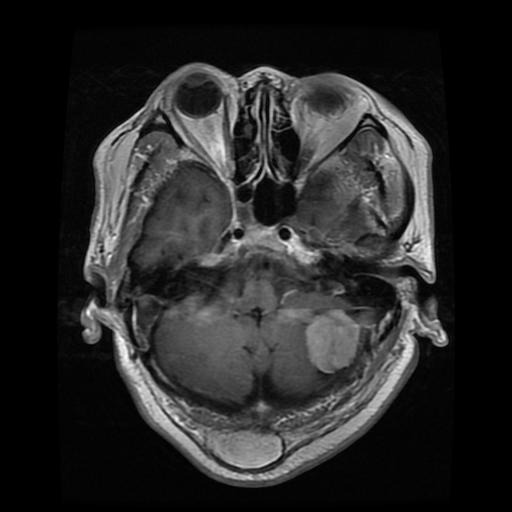
#> input picture backend/tests/test/images/original/mri_original.png, 512 x 512 px; its folder holds only this picture in this run
$ python -i _shared.py   (imports and definitions only)
#> lines starting #> are read from the running program, lines starting #| are printed output that depends on the picture; after the words box and inside, x2 and y2 are one past the last pixel; in counts of white or black regions, pixels touching at a corner belong together
#> further down, picture is the input picture: shape (512, 512); min 0, max 255, mean 40.2
from __future__ import annotations

import math
import numpy as np
import cv2
from PIL import Image
from app.core.nriqa.brisque import brisque
from app.core.nriqa.niqe import niqe
from app.core.nriqa.piqe import piqe


def _pil_to_cv2_gray(img: Image.Image) -> np.ndarray:
    return np.array(img.convert("L"), dtype=np.uint8)


def _pil_to_cv2_rgb(img: Image.Image) -> np.ndarray:
    return np.array(img.convert("RGB"), dtype=np.uint8)


# [59 lines left out: functions compute_metrics, _ssim, compute_nriqa, not called in this run]


def _text_to_bits(text: str) -> np.ndarray:
    data = text.encode("utf-8")
    return np.unpackbits(np.frombuffer(data, dtype=np.uint8))


def _bits_to_text(bits: np.ndarray, n_bytes: int) -> str:
    packed = np.packbits(bits[:n_bytes * 8])
    return packed.tobytes().decode("utf-8", errors="replace")


def _detect_edges_prewitt(img_gray: np.ndarray, threshold: float = 0.025) -> np.ndarray:
#> called with threshold = 0.025
    img_float = img_gray.astype(np.float32)

    kernel_x = np.array([[-1, 0, 1], [-1, 0, 1], [-1, 0, 1]], dtype=np.float32)
    kernel_y = np.array([[-1, -1, -1], [0, 0, 0], [1, 1, 1]], dtype=np.float32)

    grad_x = cv2.filter2D(img_float, -1, kernel_x)
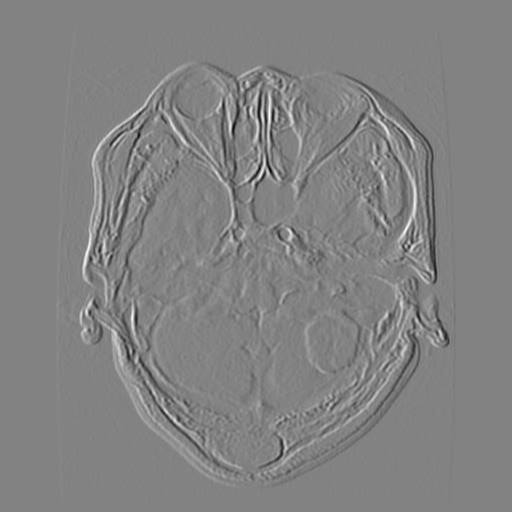
#> grad_x: shape (512, 512) float32; min -445, max 424, mean 0; drawn with min black and max white
    grad_y = cv2.filter2D(img_float, -1, kernel_y)
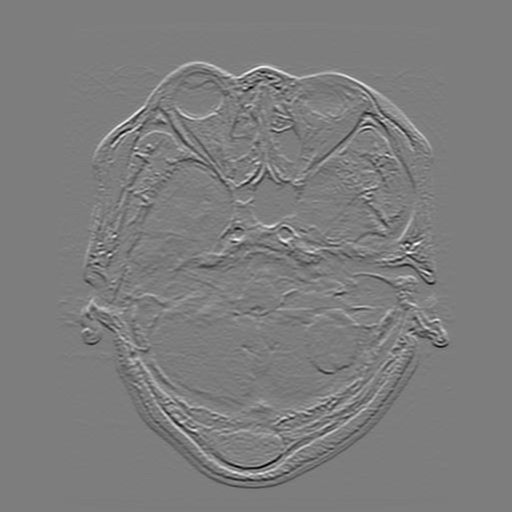
#> grad_y: shape (512, 512) float32; min -427, max 440, mean 0; drawn with min black and max white

    magnitude = np.sqrt(grad_x ** 2 + grad_y ** 2)
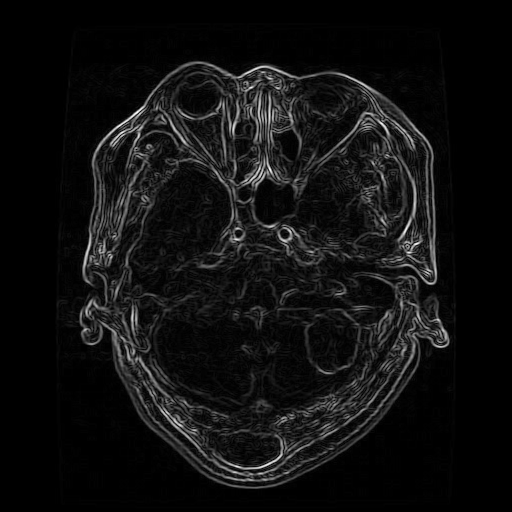
#> magnitude: shape (512, 512) float32; min 0, max 476.4, mean 30.9; drawn with min black and max white
    thresh_value = threshold * np.max(magnitude)
#> thresh_value = 11.91

    edges = magnitude > thresh_value
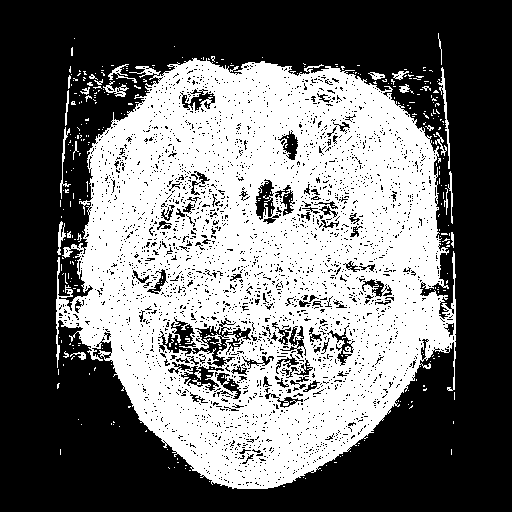
#> edges: shape (512, 512) bool; 43.3% white; 355 white regions (329 under 20 px), largest, box (x1, y1, x2, y2) and area: (56, 58, 456, 489) 110786, (438, 67, 450, 169) 260, (60, 127, 71, 199) 158
    return np.flatnonzero(edges.ravel())


def _detect_edges_canny(img_gray: np.ndarray, low: int = 50, high: int = 100) -> np.ndarray:
    edges = cv2.Canny(img_gray, low, high)
    return np.flatnonzero(edges.ravel())


def _detect_edges(img_gray: np.ndarray, min_edges: int = 500) -> np.ndarray:
    indices = _detect_edges_prewitt(img_gray, threshold=0.025)

    if len(indices) < min_edges:
        indices = _detect_edges_canny(img_gray, low=50, high=100)

    if len(indices) < min_edges:
        step = max(1, img_gray.size // min_edges)
        indices = np.arange(0, img_gray.size, step, dtype=np.int64)

    return indices.astype(np.int64)


def _get_edge_capacity(img_gray: np.ndarray) -> int:
    return len(_detect_edges(img_gray))


# [78 lines left out: functions _embed_to_edges, _extract_from_edges, _text_to_byte_matrix, _byte_matrix_to_text, _circular_right_shift_cols, _xor_left_right and 2 more, not called in this run]


def _transpose_matrix(matrix: np.ndarray) -> np.ndarray:
    return matrix.T.copy()


# [25 lines left out: functions _ldpc_encode, _ldpc_decode, not called in this run]

>>> import cv2
>>> picture = cv2.imread('../../../tests/test/images/original/mri_original.png', cv2.IMREAD_GRAYSCALE)
>>> result = _detect_edges(picture)
